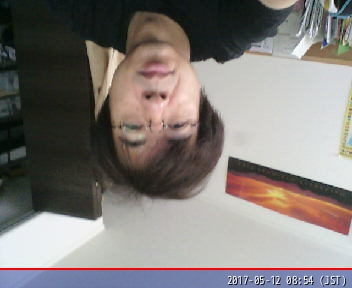
#> input picture app/tmp.jpg, 352 x 288 px, found by its file name
$ python moveresize.py   (Python 2 division)
#> lines starting #> are read from the running program, lines starting #| are printed output that depends on the picture
from PIL import Image
import glob

infile = "/home/pi/ikinari-ai/tmp.jpg"
outpath =  "/home/pi/ikinari-ai/static/img/"
files = glob.glob(outpath+'*.jpg')
outfile = outpath+'img'+'%d'%(len(files))+'.jpg'
print 'moveresize to:'+outfile
img = Image.open(infile).resize((640,480))
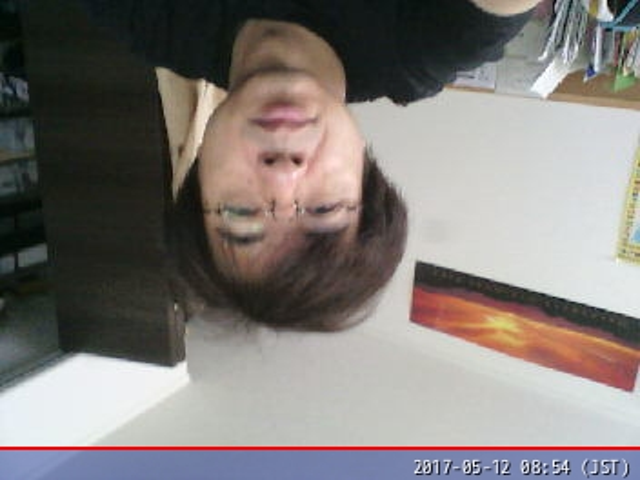
#> img: PIL image 640x480 RGB; mean R, G, B 129.7, 124.2, 121.1
half_the_width = img.size[0] / 2
#> half_the_width = 320
half_the_height = img.size[1] / 2
#> half_the_height = 240
img.crop(
    (
        half_the_width - 200,
        half_the_height - 200,
        half_the_width + 200,
        half_the_height + 200
    )
).save(outfile)
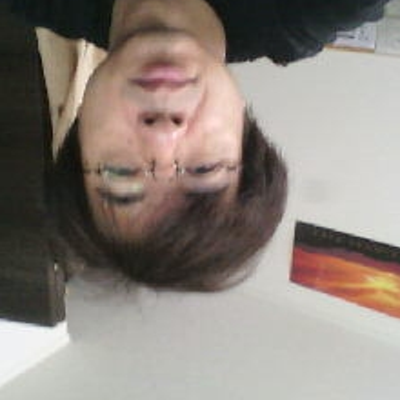
#> saved as img0.jpg: PIL image 400x400 RGB; mean R, G, B 141.7, 132.4, 125.2
